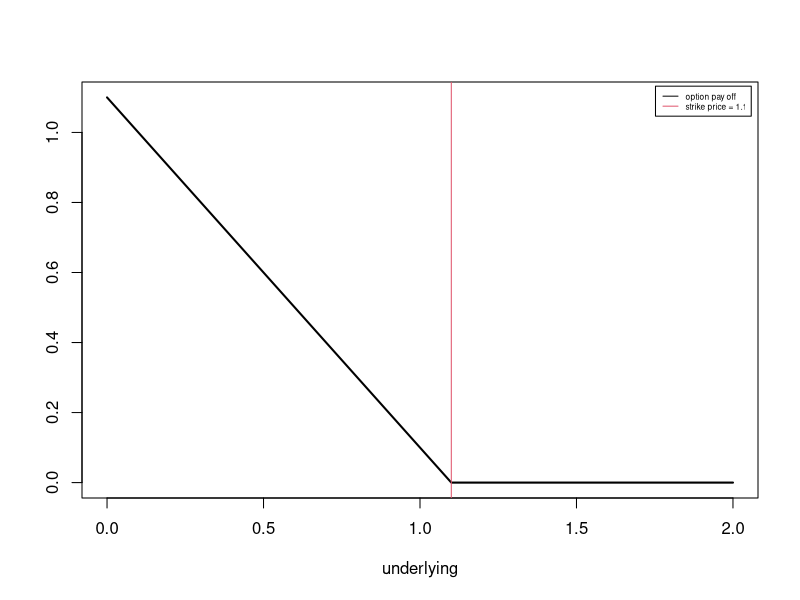

The R script that drew this image:
###################################
#  plot der put option Auszahlung #

x <- seq(0,2, length.out = 100000)
K <- 1.1

y <- ifelse(K-x>0,K-x,0)

plot(x, y, type="l", ylim=c(0,1.1), lwd=2, ylab="", xlab="underlying")
abline(v=1.1, col=2)
legend(x="topright", legend=c("option pay off", "strike price = 1.1"), col=1:2, lwd=1, cex=0.5, inset=0.01)
